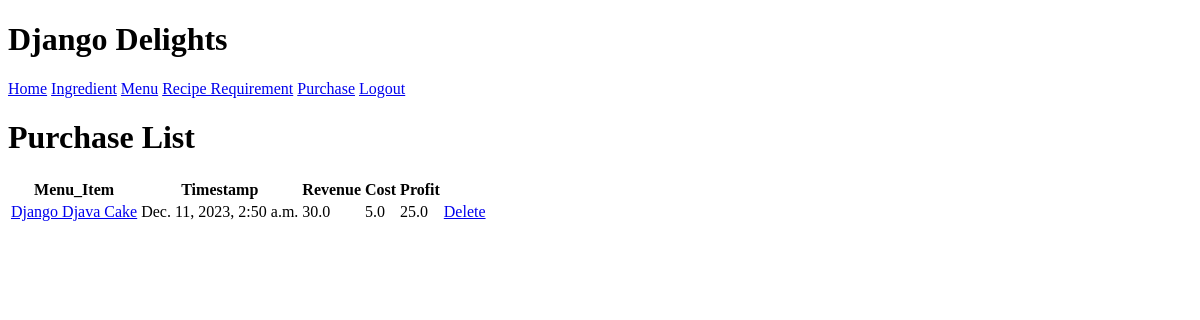
/inventory/purchase/ (signed in), run on an earlier commit of the app's database.
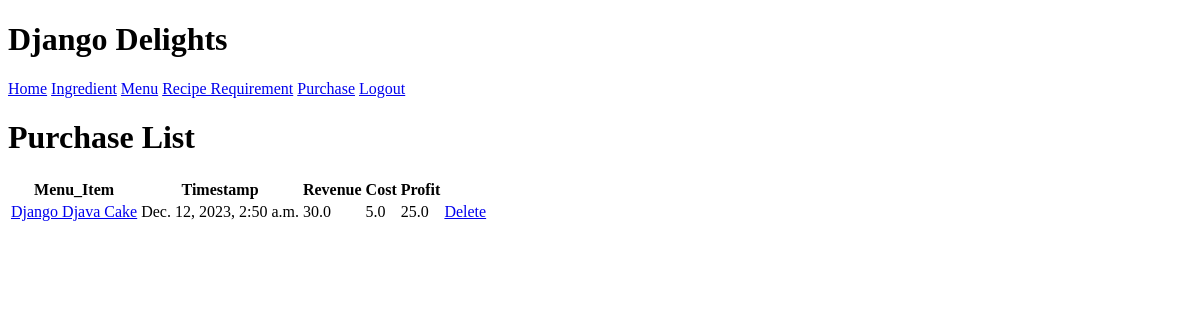
And on a later commit of the database.
### inventory/models.py (models this page shows, shortened)
class Purchase(models.Model):
  menu_item = models.ForeignKey(MenuItem, on_delete=models.CASCADE)
  timestamp = models.DateTimeField(default=datetime.now)

class MenuItem(models.Model):
  title = models.CharField(max_length=100)
  price = models.FloatField()
  def __str__(self):
    return self.title
  @property
  def cost(self):
    recipes = RecipeRequirement.objects.filter(menu_item=self.pk)
    ingredient_cost_sum = 0
    for recipe in recipes:
      ingredient_cost_sum += recipe.ingredient.unit_price * recipe.quantity
    return round(ingredient_cost_sum, 1)
  @property
  def profit(self):
    return self.price - self.cost

class RecipeRequirement(models.Model):
  menu_item = models.ForeignKey(MenuItem, on_delete=models.CASCADE)
  ingredient = models.ForeignKey(Ingredient, on_delete=models.CASCADE)
  quantity = models.FloatField()

class Ingredient(models.Model):
  name = models.CharField(max_length=50)
  quantity = models.FloatField()
  unit = models.CharField(max_length=30)
  unit_price = models.FloatField()

### inventory/views.py (the view)
# urls.py: path("purchase/", views.PurchaseList.as_view(), name="purchaselist"),
class PurchaseList(LoginRequiredMixin, TemplateView):
    template_name = "inventory/purchase_list.html"
    def get_context_data(self):
        context = super().get_context_data()
        context["purchases"] = Purchase.objects.order_by("timestamp")
        context["menuitems"] = MenuItem.objects.all()
        return context

### inventory/templates/inventory/purchase_list.html
{% extends 'base.html' %}
{% block content %}
<h1>Purchase List</h1>
<table>
    <tr>
        <th>Menu_Item</th>
        <th>Timestamp</th>
        <th>Revenue</th>
        <th>Cost</th>
        <th>Profit</th>
    </tr>
    {% for purchase in purchases %}
    <tr>
      <td><a href="{% url "update_purchase" purchase.pk %}">{{ purchase.menu_item }}</a></td>
      <td>{{ purchase.timestamp }}</td>
      <td>{{ purchase.menu_item.price }}</td>
      <td>{{ purchase.menu_item.cost }}</td>
      <td>{{ purchase.menu_item.profit }}</td>
      <td><a href="{% url "delete_purchase" purchase.pk %}">Delete</a></td>
    </tr>
    {% endfor %}
</table>
{% endblock %}

What changed in the data, as far as the page shows it:
changed Purchase "Django Djava Cake": timestamp "Dec. 11, 2023, 2:50 a.m." → "Dec. 12, 2023, 2:50 a.m."
